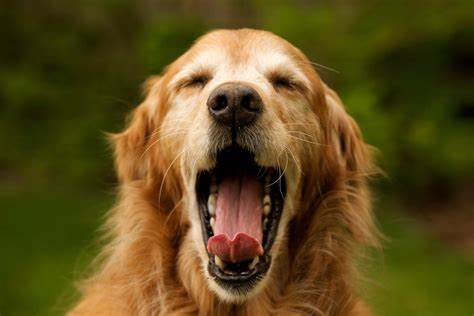
#> input picture test_opencv/dog.jpg, 474 x 316 px, found by its file name
$ python change_image.py
#> lines starting #> are read from the running program, lines starting #| are printed output that depends on the picture
#彩色图片变为黑白
import cv2
dog=cv2.imread('E:\\pycharm_object\\tensorflow_opencv\\dog.jpg')
#> dog is the input picture: shape (316, 474, 3); mean B, G, R 29.6, 77.1, 93.6
#cv2读取图片，颜色通道是BGR
#PIL读取图片，颜色通道是RGB
#转灰度图，可以利用tab键进行操作
dog_gray=cv2.cvtColor(dog,code=cv2.COLOR_BGR2GRAY)
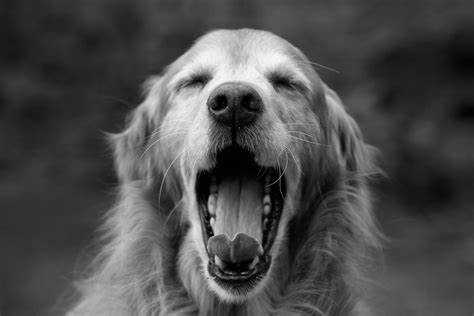
#> dog_gray: shape (316, 474); min 0, max 249, mean 76.6
cv2.imshow('gray',dog_gray)
#调整图片规格
dogg=cv2.resize(dog,dsize=(298,368))#括号中的宽高尺寸顺序与shape输出是相反的
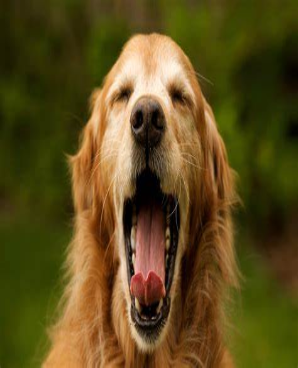
#> dogg: shape (368, 298, 3); mean B, G, R 29.5, 77, 93.5
cv2.imshow('resize',dogg)
while True:
    if ord('q')==cv2.waitKey(9000):#等3000ms,等待键盘输入字符‘q’则退出
#> (key q is pressed here)
        break
#ord('q')是得到q的ASCII码
#存储图片
cv2.imwrite('./dog_gray.jpg',dog_gray)#参数一是存储路径，参数二是被存储图片
#键盘中断退出


cv2.destroyAllWindows()

$ run again, with test_opencv/nba.jpg copied over test_opencv/dog.jpg
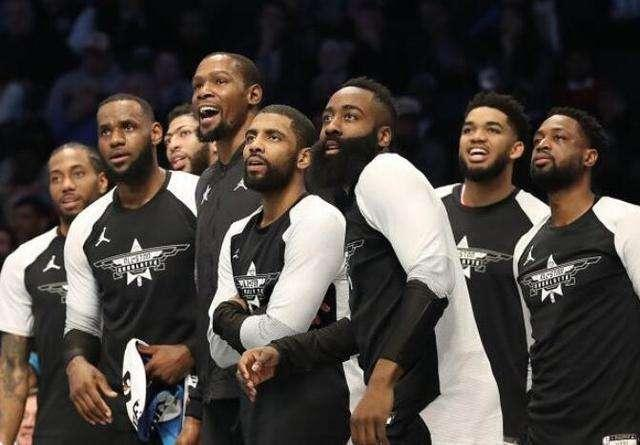
#> input picture test_opencv/nba.jpg, 640 x 445 px, found by its file name
#> dog is the input picture: shape (445, 640, 3); mean B, G, R 61.9, 66.3, 72.8
#> `dog_gray=cv2.cvtColor(dog,code=cv2.COLOR_BGR2GRAY)`:
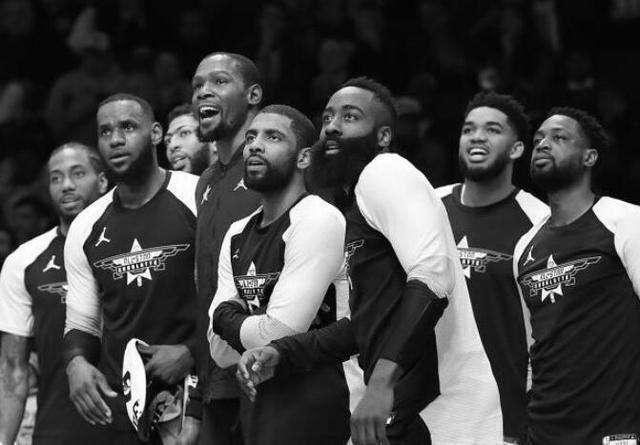
#> dog_gray: shape (445, 640); min 0, max 255, mean 67.7
#> `dogg=cv2.resize(dog,dsize=(298,368))#括号中的宽高尺寸顺序与shape输出是相反的`:
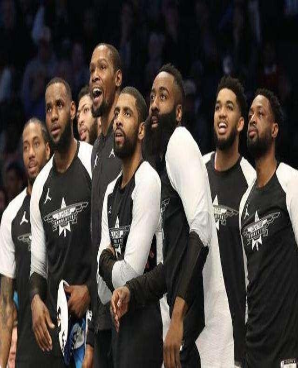
#> dogg: shape (368, 298, 3); mean B, G, R 61.8, 66.2, 72.7

$ run again, with test_opencv/nba_test.jpg copied over test_opencv/dog.jpg
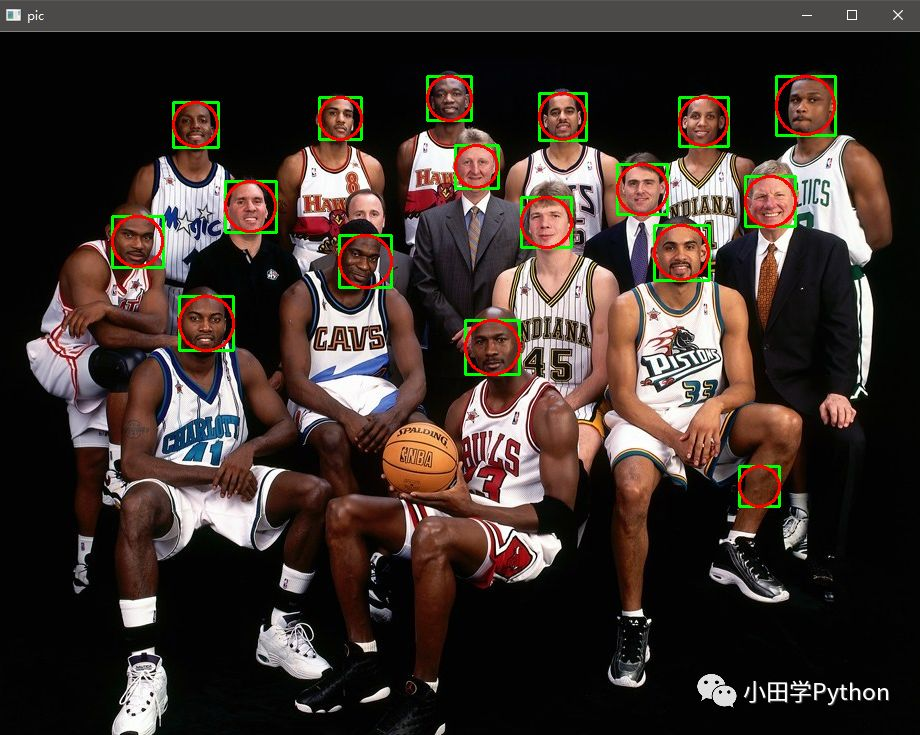
#> input picture test_opencv/nba_test.jpg, 920 x 735 px, found by its file name
#> dog is the input picture: shape (735, 920, 3); mean B, G, R 45.6, 51, 63.2
#> `dog_gray=cv2.cvtColor(dog,code=cv2.COLOR_BGR2GRAY)`:
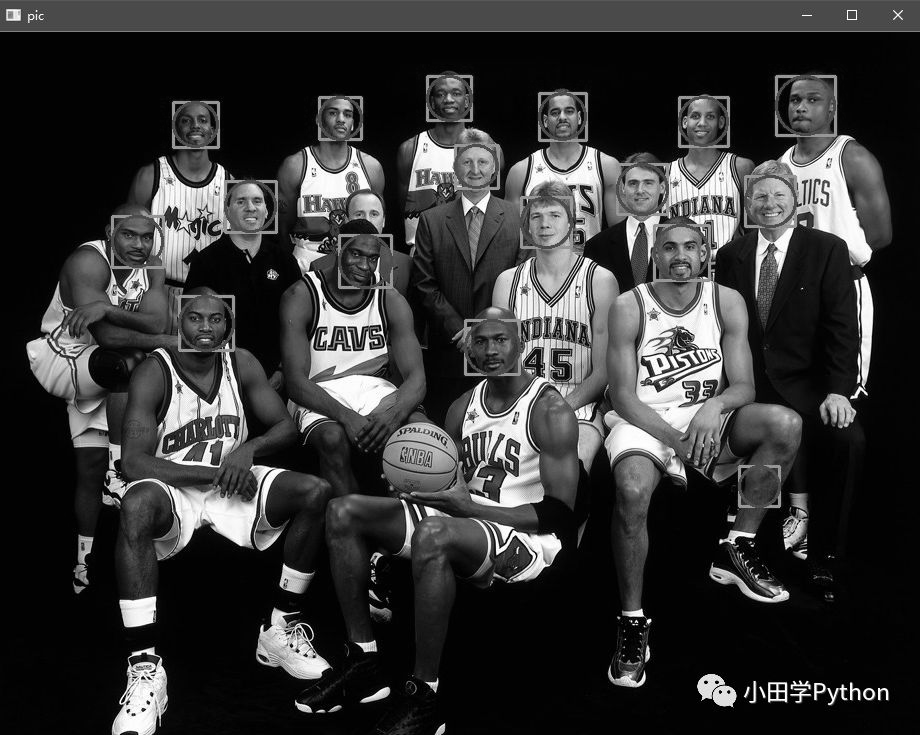
#> dog_gray: shape (735, 920); min 0, max 255, mean 54
#> `dogg=cv2.resize(dog,dsize=(298,368))#括号中的宽高尺寸顺序与shape输出是相反的`:
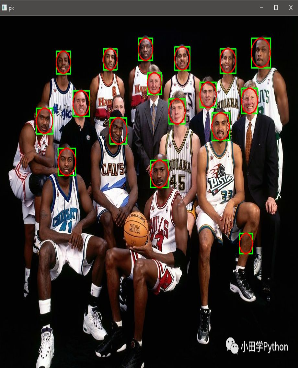
#> dogg: shape (368, 298, 3); mean B, G, R 45.5, 50.8, 63.1
